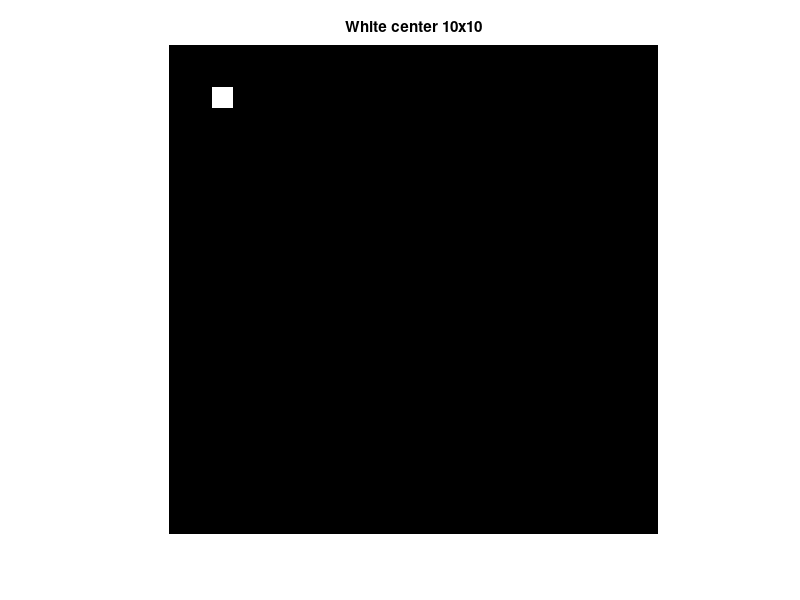
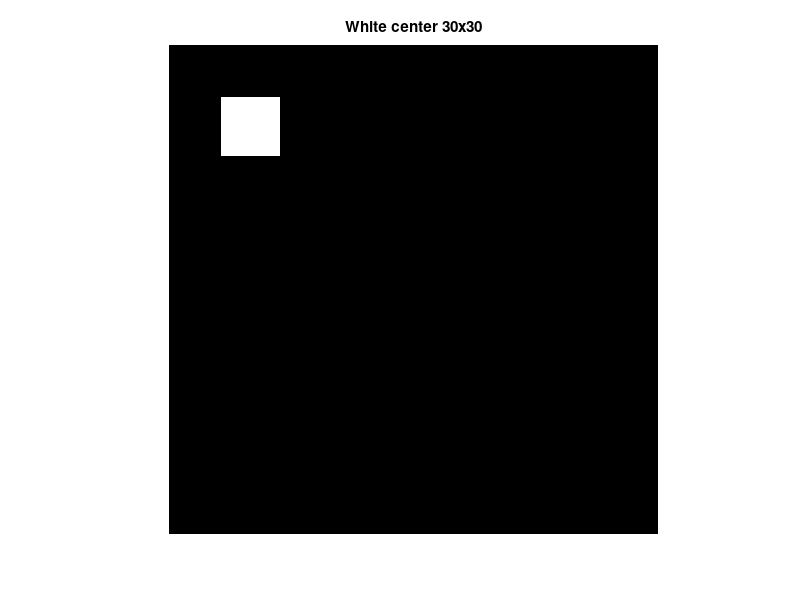
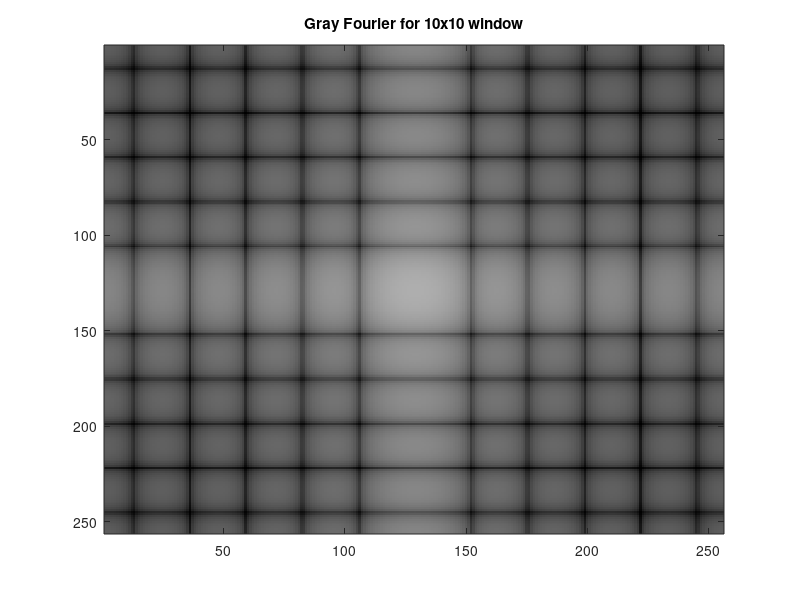
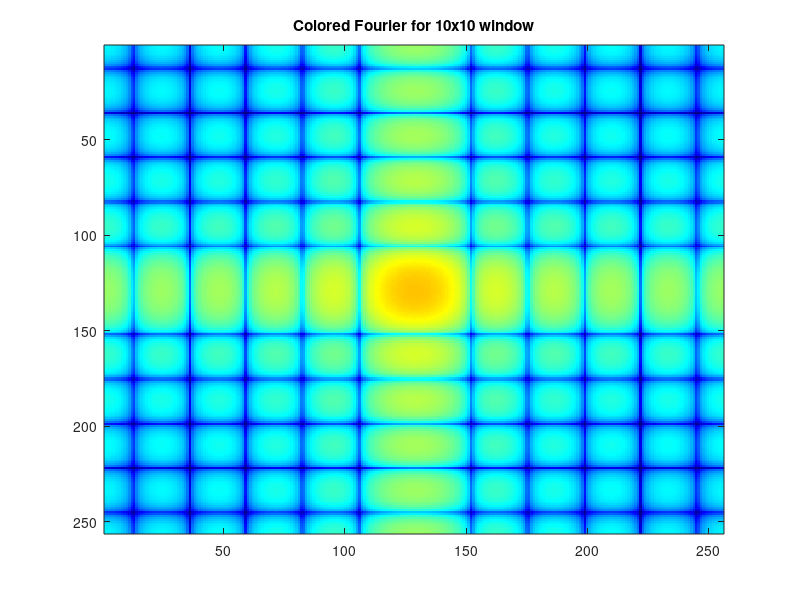

MATLAB code to generate these figures, in order:
clear all;
close all;
clc

A_1 = zeros(256,256);
A_2 = zeros(256,256);

A_1(256/9 - 5:256/9 + 5,256/9 - 5:256/9 + 5) = 255;  %255 = white 10x10
A_2(256/6 - 15:256/6 + 15,256/6 - 15:256/6 + 15) = 255; %30x30

figure;
imshow(A_1);
title('White center 10x10');

figure;
imshow(A_2);
title('White center 30x30');

F_1 = abs(fftshift(fft2(A_1)));
F_2 = abs(fftshift(fft2(A_2)));

F1 = 17*(log(1+F_1));
figure;
colormap(gray(256));
image(F1);
title('Gray Fourier for 10x10 window');

F1 = 17*(log(1+F_1));
figure;
colormap(jet(256));
image(F1);
title('Colored Fourier for 10x10 window');

F2 = 17*(log(1+F_2));
figure;
colormap(gray(256));
image(F2);
title('Gray Fourier for 30x30 window');

F2 = 17*(log(1+F_2));
figure;
colormap(jet(256));
image(F2);title('Colored Fourier for 30x30 window');
